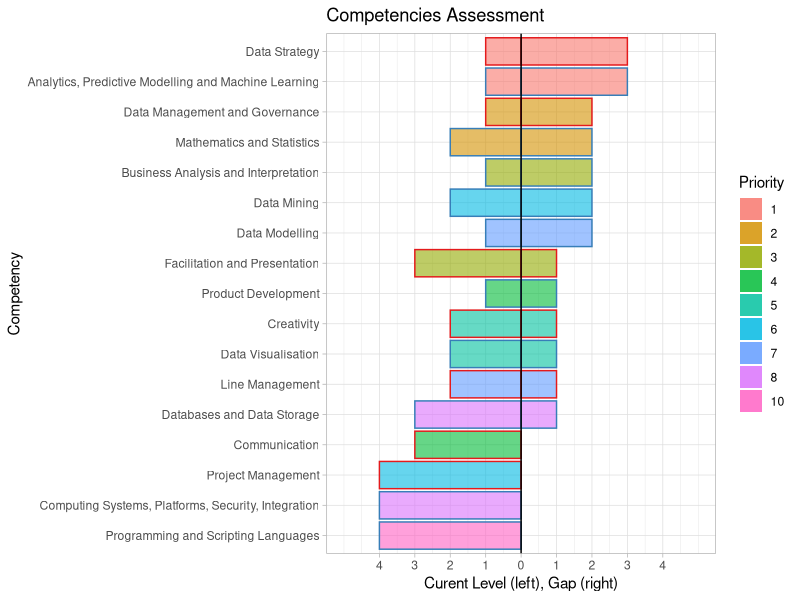

Recreate this plot in R.
library(tidyverse)


comp <- read_csv("assessment.csv")

colnames(comp) <- c("gorupid", "itemid", "cat", "title", "priority", "presonal_score", "desired_score", "gap")


comp$cat <- as.factor(comp$cat)
# comp$title <- as.factor(comp$title)


compgath <- comp %>% gather(key = "score_group", value = "ll", presonal_score:gap)

orderedLevels <- compgath %>% group_by(score_group) %>%
  filter(score_group == "gap") %>%
  arrange(ll, desc(priority))  %>% ungroup() %>% select(title)
orderedLevels <- as.vector(orderedLevels$title)

compgath$title
compgath$title <- factor(compgath$title, levels =  as.vector(orderedLevels))

compgath %>%
ggplot( aes(x=title,color=cat,fill=as.factor(priority )), size=.52) + 
  theme_light() +
  guides(fill=guide_legend(title="Priority"), 
         color=FALSE)+ #guide_legend(title=NULL,label = FALSE)) +
  geom_bar(data=subset(compgath,score_group=="gap"), aes(y=ll),alpha =.6, stat="identity") +
  geom_bar(data=subset(compgath,score_group=="presonal_score"), aes(y=ll * (-1)),alpha =.6, stat="identity") +
  geom_hline(aes(yintercept = 0)) + 
  scale_y_continuous(breaks=-4:4,labels=abs(-4:4),limits = c(-5,5) ) +   # breaks=-4:4,labels=abs(-4:4) + 
  ylab("Curent Level (left), Gap (right)") + 
  xlab("Competency") + 
  ggtitle("Competencies Assessment")+ 
  scale_color_brewer(palette = "Set1") + 
  coord_flip()

